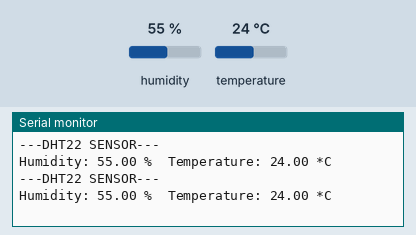
This sketch was run on a simulated Arduino Uno, built with avr-gcc and run on an emulated ATmega328P. Parts: the last lines printed to the serial monitor. The test bench sets the inputs (shaded band); at power-on: humidity 55 %, temperature 24 °C.

Above: at 4.8 s.
4.9 s: humidity set to 22 %
At 7.1 s:
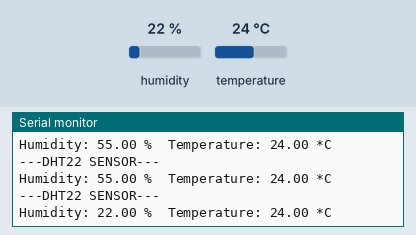
7.9 s: temperature set to 12 °C
At 8.8 s:
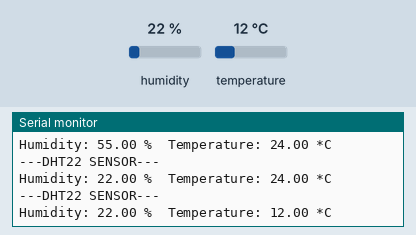
10.9 s: humidity set to 40 %
At 13.5 s:
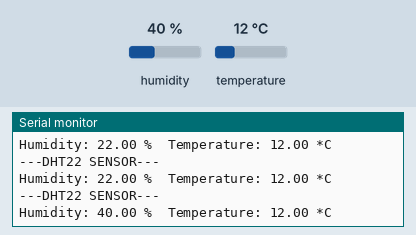
Timing chart, 0 to 15.0 s (numbered marks = the images above; inputs shaded):
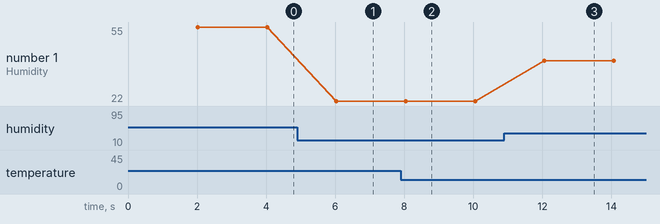

The sketch:

dht22_funzionante.ino
```cpp
#include "DHT.h"

#define DHTPIN 2     // what pin we're connected to
#define DHTTYPE DHT22   // DHT 22  (AM2302)

DHT dht(DHTPIN, DHTTYPE);

void setup(void)
{
  Serial.begin(9600);
  dht.begin();
}

void loop(void){
  delay(2000);

  Serial.println("---DHT22 SENSOR---\n");
  readDHT22Sensor();
  Serial.println();
}

void readDHT22Sensor(){
  // Reading temperature or humidity takes about 250 milliseconds!
  // Sensor readings may also be up to 2 seconds 'old' (its a very slow sensor)
  float h = dht.readHumidity();
  float t = dht.readTemperature();

  // check if returns are valid, if they are NaN (not a number) then something went wrong!
  if (isnan(t) || isnan(h)) {
    Serial.println("Failed to read from DHT");
  } else {
    Serial.print("Humidity: ");
    Serial.print(h);
    Serial.print(" %\t");
    Serial.print("Temperature: ");
    Serial.print(t);
    Serial.println(" *C");
   }
}
```

Measured:
- after the input at 4.9 s, the serial monitor: prints a new line after 1.1 s (image 1)
- after the input at 7.9 s, the serial monitor: prints a new line after 0.14 s (image 2)
- after the input at 10.9 s, the serial monitor: prints a new line after 1.2 s (image 3)
- plotted number 1: 22 → 40 after the input at 10.9 s
